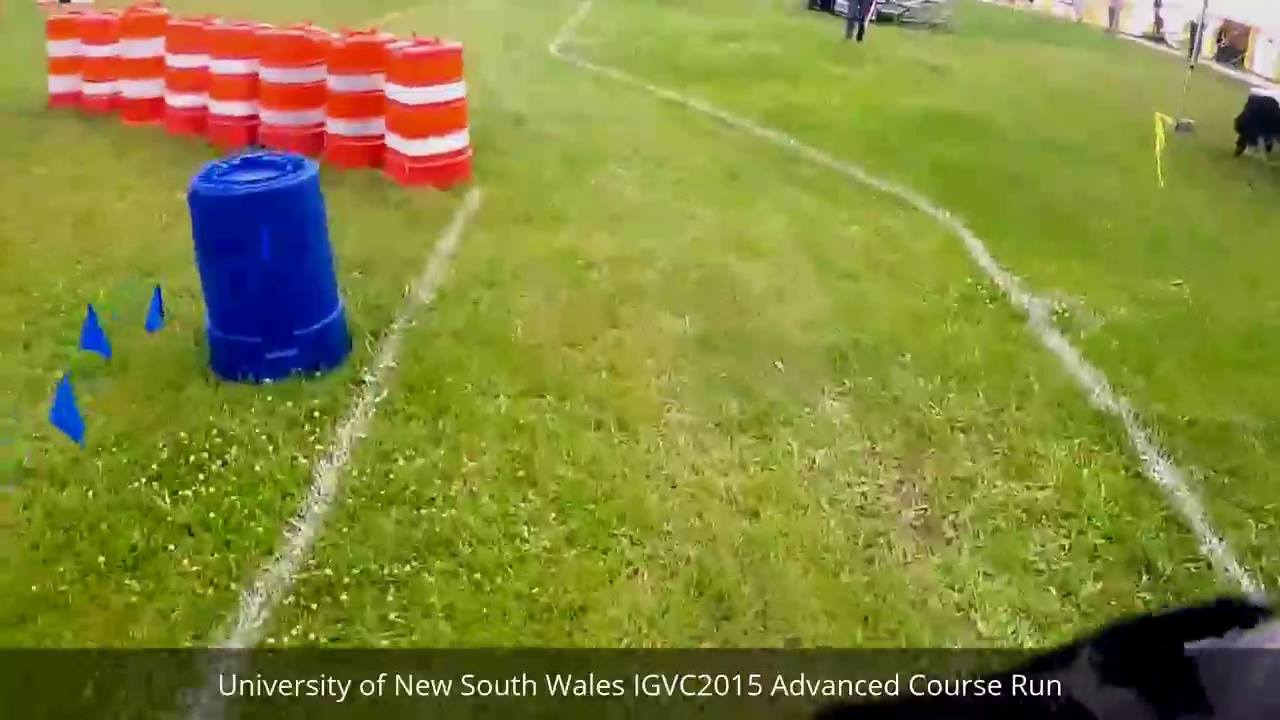
#> input picture images/0.jpg, 1280 x 720 px, found by its file name; its folder holds only this picture in this run
$ python main_vONLY.py   (older library calls are emulated)
#> lines starting #> are read from the running program, lines starting #| are printed output that depends on the picture; after the words box and inside, x2 and y2 are one past the last pixel; in counts of white or black regions, pixels touching at a corner belong together
import time
import glob
import numpy as np
import cv2
import matplotlib.pyplot as plt
import matplotlib.image as mpimg
from moviepy.editor import VideoFileClip

#do some camera undistortion

# Define perspective transform function
def warp(undistorted_image):
    # define calibration box in source (original) and
    # destination (destination or warped) coordinates
    image_size = undistorted_image.shape[1::-1]
    # Four source coordinates
    src = np.float32([[830,250],
                     [1010,530],
                     [180,530],
                     [360,250]])
    # Four desired coordinates
    dst = np.float32([[1000,155],
                     [1000,680],
                     [400,680],
                     [400,155]])
    # Compute the perspective transform M
    M = cv2.getPerspectiveTransform(src, dst)


    # Create the warped image - uses linear interpolation
    warped = cv2.warpPerspective(undistorted_image, M, image_size,flags = cv2.INTER_LINEAR)

    return warped

# [38 lines left out: functions unwarp, abs_sobel_thresh, not called in this run]

# applying both s thresholding and sobel magnitude thresholding
def process_image(image):
    # first let's get rid of camera distortion
    #TODO IMPLEMENT THIS
    undistorted_image = image


    # lets apply thresholding to S channel
    hls_image = cv2.cvtColor(undistorted_image,cv2.COLOR_RGB2HLS)
    s_channel_image = hls_image[:,:,2]
    thresh = (80,255)
    s_thresholded_image = np.zeros_like(s_channel_image)
    s_thresholded_image[(s_channel_image>thresh[0])&(s_channel_image < thresh[1])] = 1

    #invert image
    s_thresholded_image = cv2.bitwise_not(s_thresholded_image)

    #lets apply magnitude of sobel thresholding
    gray = cv2.cvtColor(undistorted_image,cv2.COLOR_RGB2GRAY)
    #gaussian blur
    kernel_size = 19
    gray = cv2.GaussianBlur(gray, (kernel_size, kernel_size), 0)

    sobelx = cv2.Sobel(gray,cv2.CV_64F,1,0)
    sobely = cv2.Sobel(gray,cv2.CV_64F,0,1)
    abs_sobelxy = np.sqrt(sobelx**2 + sobely**2)
    sobelxy_scaled = np.uint8(255 * abs_sobelxy / np.max(abs_sobelxy))
    thresh_min = 50
    thresh_max = 100
    sobel_thresholded_image = np.zeros_like(sobelxy_scaled)
    sobel_thresholded_image[(sobelxy_scaled >= thresh_min) & (sobelxy_scaled <= thresh_max)] = 1

    #cv2.imshow("cropped", sobel_thresholded_image)
    #cv2.waitKey(0)

    # combine two thresholds
    combined_binary = np.zeros_like(sobel_thresholded_image)
    combined_binary[(s_thresholded_image == 1)|(sobel_thresholded_image == 1)] = 1

    # let's change camera pespective into bird's eye view
    warped_image = warp(combined_binary)

    # creating a three channel  image from our 1 channel binary(B&W) Image
    three_channel_thresholded_image = np.dstack((warped_image,warped_image,warped_image))*255
    return three_channel_thresholded_image

def draw_sliding_window(image):
    #crop to bottom half of image
    crop_img = image[600:720,0:1280]
    histogram = np.sum(crop_img[:,:,0],axis = 0)

    #find peaks that are greater than the average and some standard deviation
    mean = np.mean(histogram, axis = 0)
    std = np.std(histogram, axis = 0)

    #min peak cutoff
    cutoff = mean+std*3

    plt.plot(histogram)
    plt.plot([0, len(histogram)], [mean+std*2, mean+std*2], color='k', linestyle='-', linewidth=2)
    plt.show()

    binsize = 10
    maxes = list()
    #find peak in each bin
    for i in range(0,binsize):
        leftbound = int(i*1280/binsize)
        rightbound = int((i+1)*1280/binsize)
        midpoint = int((leftbound+rightbound)/2)
        binmax = np.amax(histogram[:][leftbound:rightbound],axis=0)
        if (binmax>cutoff):
            maxes.append([midpoint,binmax])

    # Hyperparameters
    # choose the number of sliding windows
    nwindows = 20
    # Set the width of the windows +/- margin
    margin = 100
    # Set the minimum number of the pixels to recenter the windows
    minpix = 50
    # Set height of the windows - based on nwindows above and image shape
    window_height = image.shape[0] // nwindows

    # Identify the x and y positions of all nonzero (i.e. activated) pixels in the image
    nonzero = image.nonzero()
    nonzeroy = np.array(nonzero[0])
    nonzerox = np.array(nonzero[1])
    # Current positions to be updated later for each window in nwindows
    for i in range(0,len(maxes)):
        leftx_current = maxes[i][0]

        # Create empty lists to receive left and right lane pixel indices
        left_lane_inds = []

        for window in range(nwindows):
            #Identify window boundaries in x and y
            win_y_low = image.shape[0] - (window+1)*window_height
            win_y_high = image.shape[0] - window*window_height
            win_xleft_low = leftx_current - margin
            win_xleft_high = leftx_current + margin

            # Draw the windows on the visualization image
            cv2.rectangle(image,(win_xleft_low,win_y_low),(win_xleft_high,win_y_high),(0,255,0), 2)

            # Identify the nonzero pixels in x and y within the window
            good_left_inds = ((nonzeroy >= win_y_low) & (nonzeroy < win_y_high) & (nonzerox >= win_xleft_low) &  (nonzerox < win_xleft_high)).nonzero()[0]
            # Append these indices to the lists
            left_lane_inds.append(good_left_inds)
            #if more than minpix pixels were found , recenter next window on their mean position
            if len(good_left_inds) > minpix:
                leftx_current = np.int(np.mean(nonzerox[good_left_inds]))
        # Concatenate the arrays of indices (previously was a list of lists of pixels)
        left_lane_inds = np.concatenate(left_lane_inds)

        # Extract left and right line pixel positions
        leftx = nonzerox[left_lane_inds]
        lefty = nonzeroy[left_lane_inds]

        # Generate x and y values for plotting
        ploty = np.linspace(0, image.shape[0]-1, image.shape[0])
        try:
            # Fit a second order polynomial to each set of lane points
            left_fit = np.polyfit(lefty, leftx, 2)
            left_fitx = left_fit[0]*ploty**2 + left_fit[1]*ploty + left_fit[2]
        except TypeError:
            # Avoids an error if `left` and `right_fit` are still none or incorrect
            left_fitx = 1*ploty**2 + 1*ploty

        # Highlightign the left and right lane regions
        image[lefty, leftx] = [255, 0, 0]

        # Draw the lane onto the warped blank image
        plt.plot(left_fitx,ploty, color='yellow')

    return image

# highlights the lane in the original video stream
# [96 lines left out: function highlight_lane_original, not called in this run]

#test stuff
for i in range(0,10):
    image_name = str(i) + '.jpg'
    image = cv2.imread('images/'+image_name)
#> image is the input picture: shape (720, 1280, 3); mean B, G, R 58, 134.9, 131.4
# [10 lines of commented-out code are left out]

    test_image = process_image(image)
#> in process_image, `hls_image = cv2.cvtColor(undistorted_image,cv2.COLOR_RGB2HLS)`: hls_image: shape (720, 1280, 3); mean of channels 0, 1, 2 86.5, 99.9, 140.7
#> in process_image, `s_channel_image = hls_image[:,:,2]`:
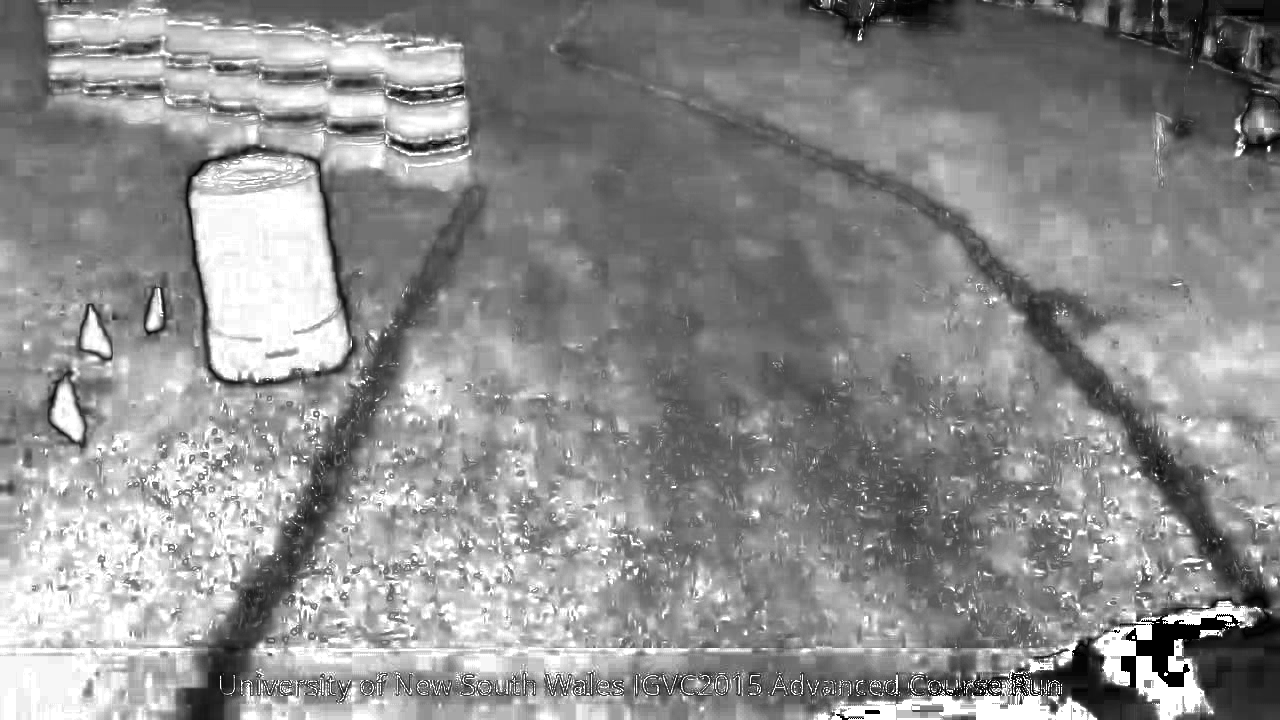
#> s_channel_image: shape (720, 1280); min 0, max 255, mean 140.7
#> in process_image, `sobelx = cv2.Sobel(gray,cv2.CV_64F,1,0)`:
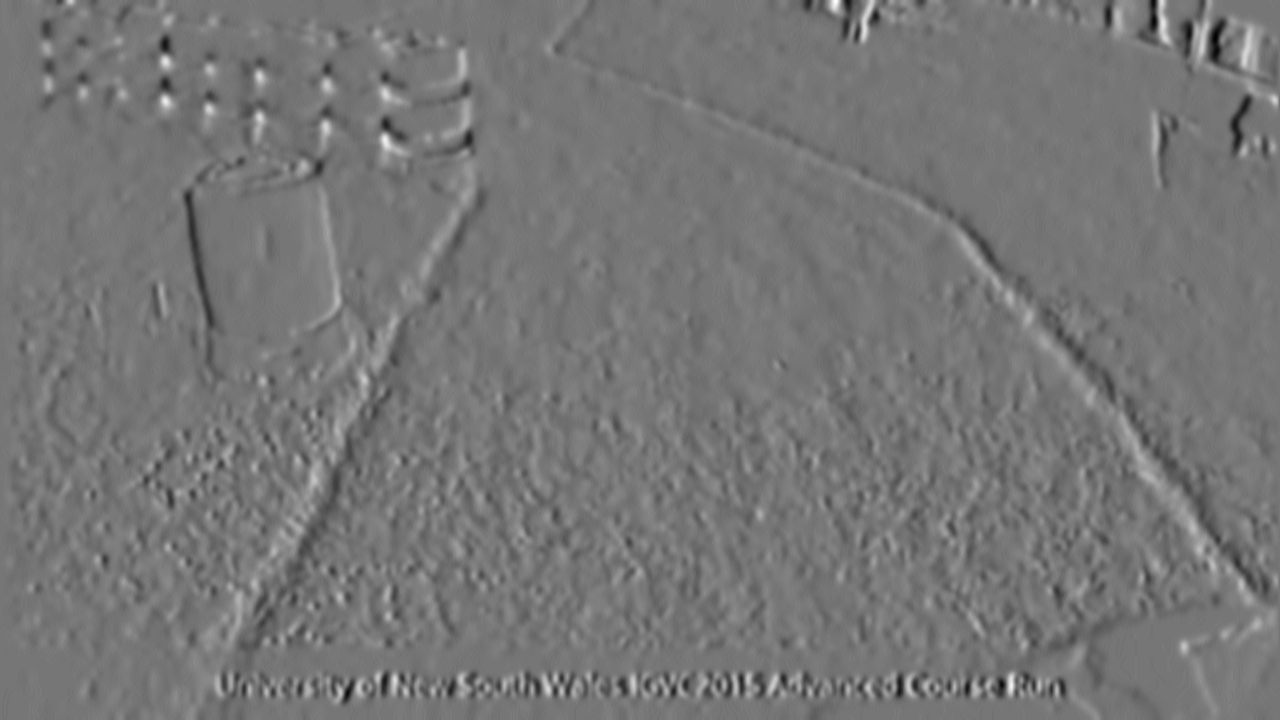
#> sobelx: shape (720, 1280) float64; min -119, max 138, mean 0; drawn with min black and max white
#> in process_image, `sobely = cv2.Sobel(gray,cv2.CV_64F,0,1)`:
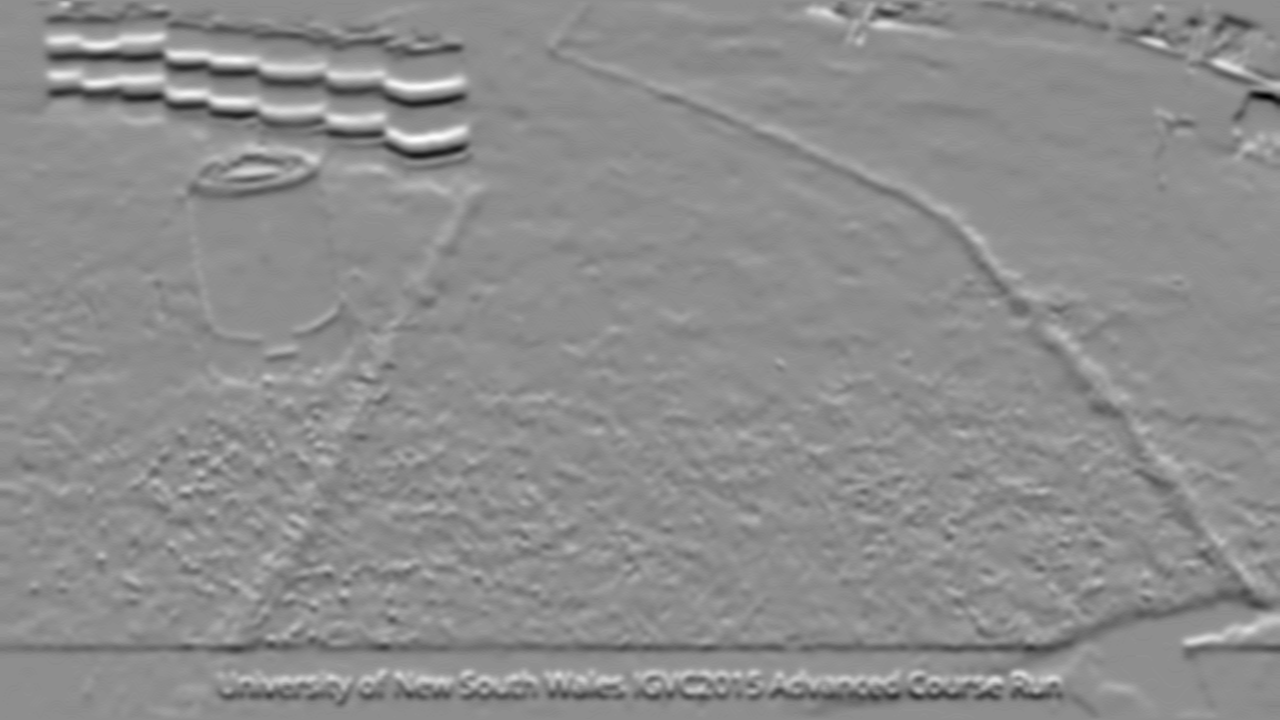
#> sobely: shape (720, 1280) float64; min -176, max 139, mean -1.4; drawn with min black and max white
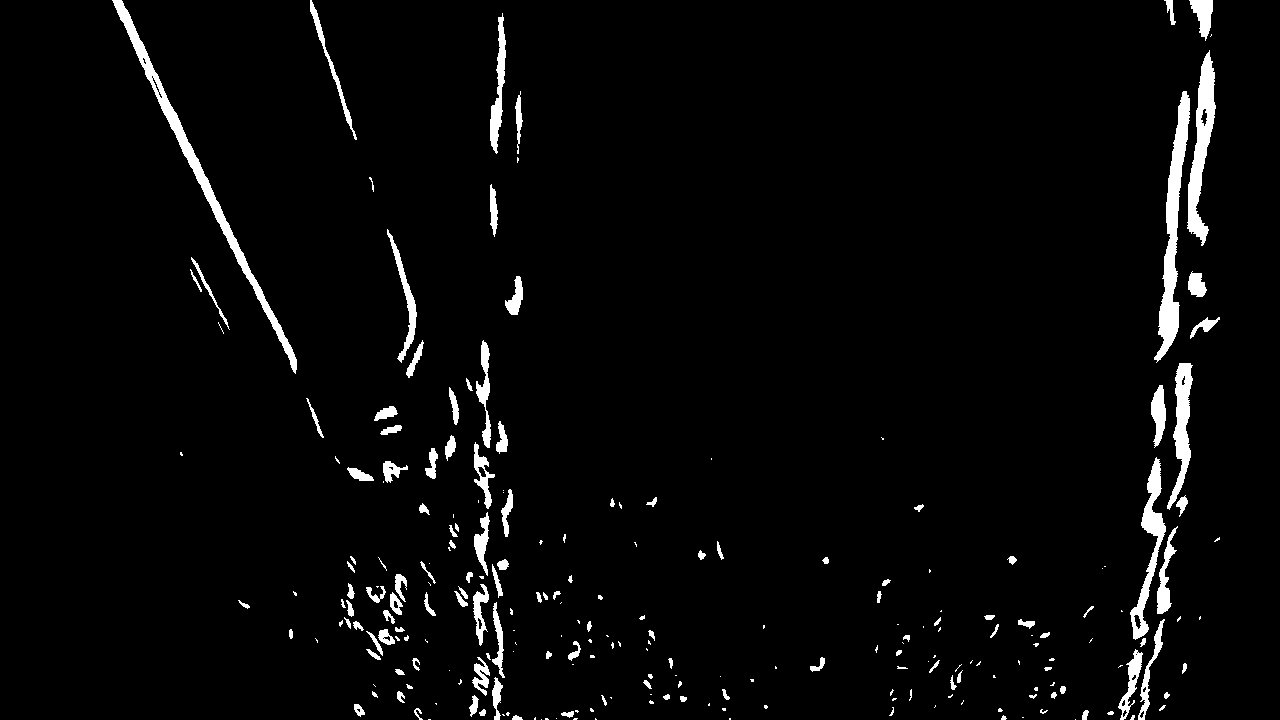
#> test_image: shape (720, 1280, 3); 3.3% white; 242 white regions (111 under 20 px), largest, box (x1, y1, x2, y2) and area: (112, 0, 297, 374) 3594, (1154, 91, 1190, 363) 3280, (1187, 50, 1216, 246) 2462
    sw = draw_sliding_window(test_image)
#> in draw_sliding_window, `crop_img = image[600:720,0:1280]`:
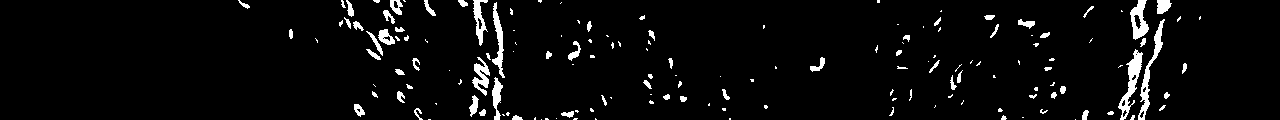
#> crop_img: shape (120, 1280, 3); 4.3% white; 157 white regions (88 under 20 px), largest, box (x1, y1, x2, y2) and area: (1118, 49, 1143, 120) 588, (1138, 19, 1165, 120) 563, (1130, 0, 1149, 40) 414
#> in draw_sliding_window, `histogram = np.sum(crop_img[:,:,0],axis = 0)`: histogram = 1280 values, max 20400 at index 499, min 0 at index 0, mean 1305.5
#> in draw_sliding_window, `mean = np.mean(histogram, axis = 0)`: mean = 1305.5
#> in draw_sliding_window, `std = np.std(histogram, axis = 0)`: std = 2983.8
#> in draw_sliding_window, `cutoff = mean+std*3`: cutoff = 10256.8
#> in draw_sliding_window, `plt.show()`:
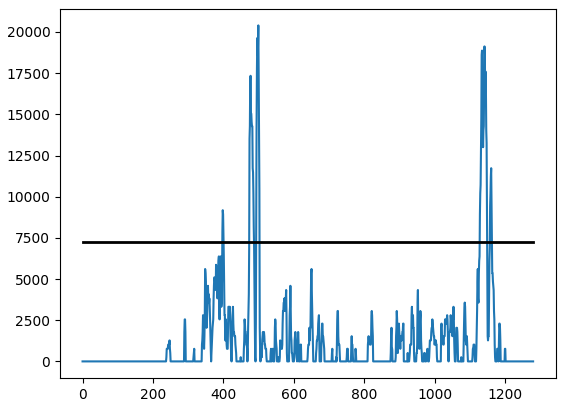
#> figure drawn by matplotlib, 1 panel; curve peaks at x = 499, y = 20400
#> the loop in draw_sliding_window, `for i in range(0,binsize):` made 10 passes
#> binmax on passes 1 to 10: 0, 1275, 5865, 20400, 4590, 5610, 3060, 4335, 19125, 11730
#> after the loop in draw_sliding_window, `for i in range(0,binsize):`: maxes = [[448, 20400], [1088, 19125], [1216, 11730]]
#> the loop in draw_sliding_window, `for i in range(0,len(maxes)):` made 3 passes
#> left_fit on passes 1 to 3: [0.000277, -0.284, 520.1], [-0.00015, 0.00396, 1194.9], [-7.73e-05, -0.0367, 1198.7]
#un_sw = unwarp(sw)
    plt.imshow(sw)
    plt.show()
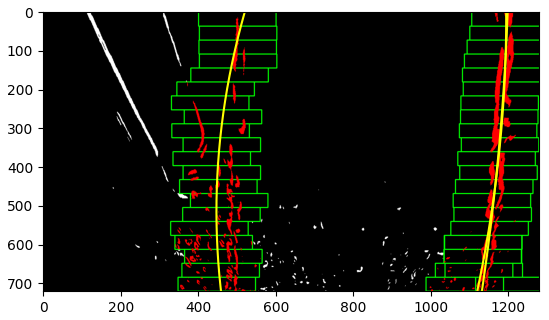
#> figure drawn by matplotlib, 1 panel; B, G, R data is drawn as R, G, B
#> (the run stopped early here; a loop or call above may not have finished)
